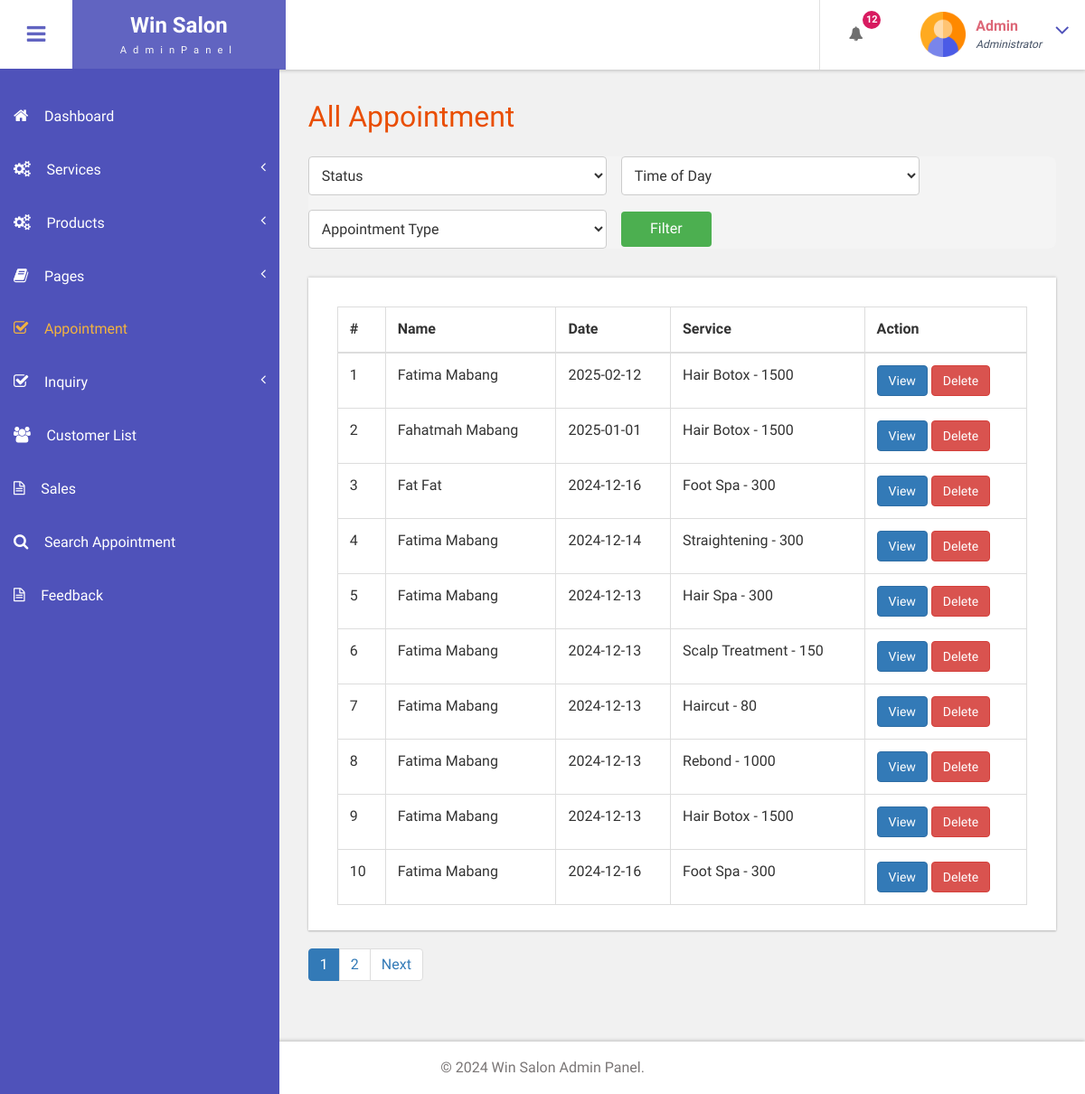
Before: /bfs/admin/all-appointment.php (signed in) with the older database file.
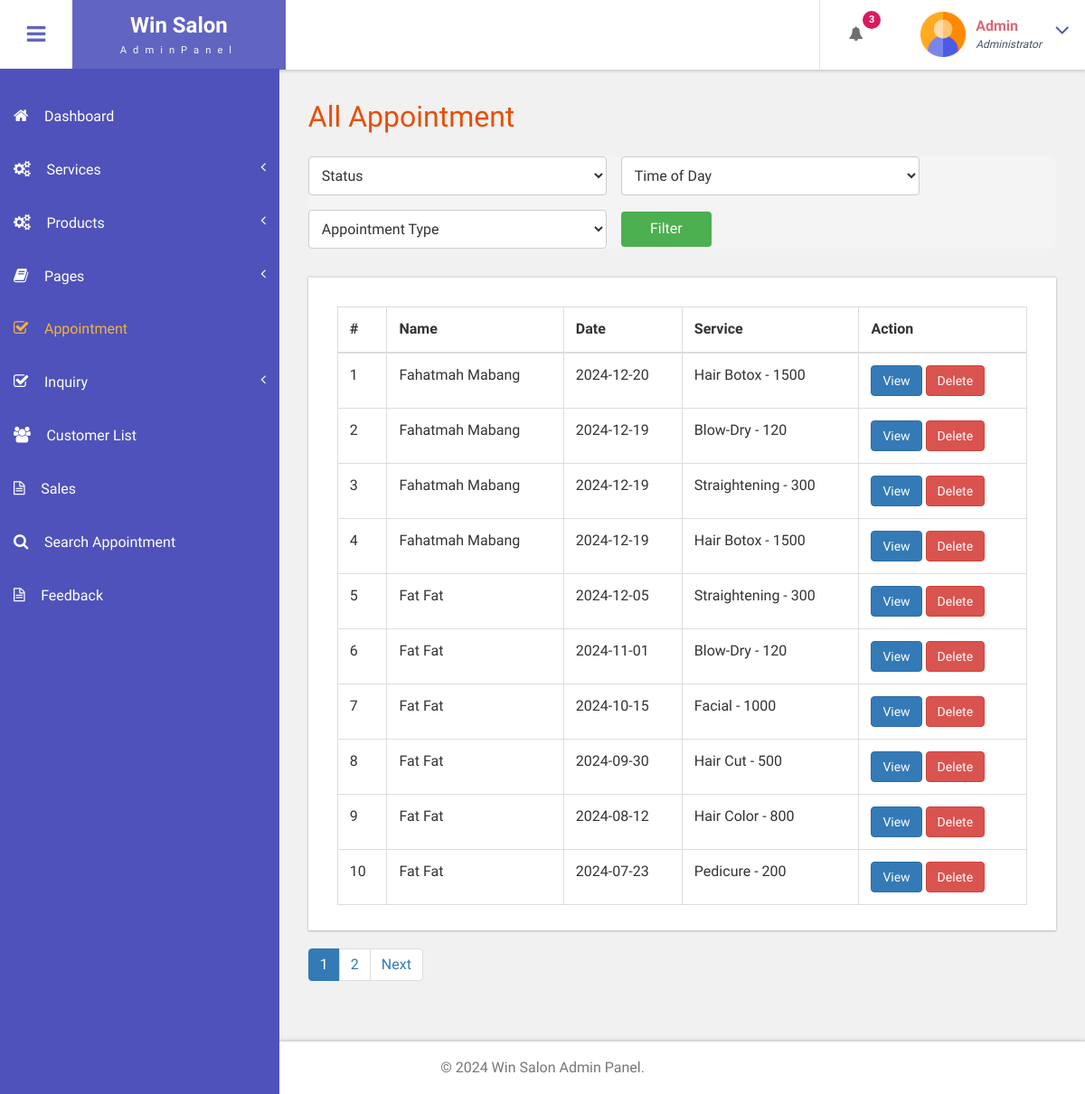
After: the same page with the newer database file.
### tables this page shows
CREATE TABLE `tblbook` (
  `ID` int(10) NOT NULL,
  `UserID` int(10) DEFAULT NULL,
  `AptNumber` int(10) DEFAULT NULL,
  `AptDate` date DEFAULT NULL,
  `AptTime` time DEFAULT NULL,
  `Service` varchar(255) NOT NULL,
  `Message` mediumtext DEFAULT NULL,
  `BookingDate` timestamp NULL DEFAULT current_timestamp(),
  `Remark` varchar(250) DEFAULT NULL,
  `Status` varchar(250) DEFAULT NULL,
  `RemarkDate` timestamp NULL DEFAULT NULL ON UPDATE current_timestamp(),
  `Service_Total_Price` decimal(10,2) DEFAULT 0.00,
  `deleted_at` datetime DEFAULT NULL
);

CREATE TABLE `tbluser` (
  `ID` int(10) NOT NULL,
  `FirstName` varchar(120) DEFAULT NULL,
  `LastName` varchar(250) DEFAULT NULL,
  `MobileNumber` bigint(10) DEFAULT NULL,
  `Email` varchar(120) DEFAULT NULL,
  `Password` varchar(120) DEFAULT NULL,
  `account_activation_hash` varchar(64) DEFAULT NULL,
  `RegDate` timestamp NULL DEFAULT current_timestamp(),
  `LastLogin` timestamp NOT NULL DEFAULT current_timestamp() ON UPDATE current_timestamp()
);

### bfs/admin/all-appointment.php (the view, shortened to what the changed rows need)
<?php
include('includes/dbconnection.php');
if (strlen($_SESSION['bpmsaid']==0)) {
  header('location:logout.php');
  } else{
    $limit = 10;
    $page = isset($_GET['page']) ? (int)$_GET['page'] : 1;
    $offset = ($page - 1) * $limit;
    $filters = [];
    $filter_sql = count($filters) > 0 ? 'WHERE ' . implode(' AND ', $filters) : '';
    $count_query = "SELECT COUNT(*) AS total FROM tblbook
                    JOIN tbluser ON tbluser.ID = tblbook.UserID
                    $filter_sql AND (tblbook.deleted_at IS NULL OR tblbook.deleted_at < NOW() - INTERVAL 30 DAY)";
    $result = mysqli_query($con, $count_query);
    $row = mysqli_fetch_assoc($result);
    $total_records = $row['total'];
    $total_pages = ceil($total_records / $limit);
  ?>
<!DOCTYPE HTML>
<html>
<head>
<link href="css/bootstrap.css" rel='stylesheet' type='text/css' />
<link href="css/style.css" rel='stylesheet' type='text/css' />
<link href="css/font-awesome.css" rel="stylesheet">
<link href="css/animate.css" rel="stylesheet" type="text/css" media="all">
<link href="css/custom.css" rel="stylesheet">
</head>
<body class="cbp-spmenu-push">
	<div class="main-content">
		 <?php include_once('includes/sidebar.php');?>
		 <?php include_once('includes/header.php');?>
		<div id="page-wrapper">
			<div class="main-page">
				<div class="tables">
					<h3 class="title1">All Appointment</h3>
					<form method="get" action="" class="filter-form">
                        <select name="status" class="filter-select">
                            <option value="">Status</option>
                        </select>
                        <select name="time_of_day" class="filter-select">
                            <option value="">Time of Day</option>
                        </select>
                        <select name="appointment_type" class="filter-select">
                            <option value="">Appointment Type</option>
                        </select>
                        <button type="submit" class="filter-button">Filter</button>
                    </form>
					<div class="table-responsive bs-example widget-shadow">
						<table class="table table-bordered">
							<thead>
								<tr>
									<th>#</th>
									<th>Name</th>
									<th>Date</th>
                                    <th>Service</th>
									<th>Action</th>
								</tr>
							</thead>
							<tbody>
    <?php
    $query = "SELECT tbluser.FirstName, tbluser.LastName, tbluser.MobileNumber, tblbook.ID AS bid, tblbook.AptNumber,
              tblbook.AptDate, tblbook.AptTime, tblbook.Status, tblbook.Service
              FROM tblbook
              JOIN tbluser ON tbluser.ID = tblbook.UserID
              $filter_sql
              AND (tblbook.deleted_at IS NULL OR tblbook.deleted_at < NOW() - INTERVAL 30 DAY)
              ORDER BY tblbook.BookingDate DESC
              LIMIT $limit OFFSET $offset";
    $ret = mysqli_query($con, $query);
    $cnt = $offset + 1;
    if (mysqli_num_rows($ret) > 0) {
        while ($row = mysqli_fetch_array($ret)) {
    ?>
            <tr>
                <td scope="row"><?php echo $cnt; ?></td>
                <td><?php echo $row['FirstName']; ?> <?php echo $row['LastName']; ?></td>
                <td><?php echo $row['AptDate']; ?></td>
                <td><?php echo $row['Service']; ?></td>
                <td>
                    <a href="view-appointment.php?viewid=<?php echo $row['bid']; ?>" class="btn btn-primary">View</a>
                    <a href="all-appointment.php?delid=<?php echo $row['bid']; ?>" class="btn btn-danger" onClick="return confirm('Are you sure you want to delete?')">Delete</a>
                </td>
            </tr>
    <?php
            $cnt++;
        }
    } else {
        echo "<tr><td colspan='8' style='text-align:center;'>No appointments found for the selected filters.</td></tr>";
    }
    ?>
</tbody>
					</table>
					</div>
                <nav>
                    <ul class="pagination">
                        <?php for ($i = 1; $i <= $total_pages; $i++) { ?>
                            <li class="<?php if ($i == $page) echo 'active'; ?>">
                                <a href="all-appointment.php?page=<?php echo $i; ?>"><?php echo $i; ?></a>
                            </li>
                        <?php } ?>
                        <?php if ($page < $total_pages) { ?>
                            <li><a href="all-appointment.php?page=<?php echo $page + 1; ?>">Next</a></li>
                        <?php } ?>
                    </ul>
                </nav>
				</div>
			</div>
		</div>
		 <?php include_once('includes/footer.php');?>
	</div>
</body>
</html>
<?php }  ?>

### bfs/admin/includes/header.php (shortened to what the changed rows need)
<div class="sticky-header header-section ">
      <div class="header-left">
        <button id="showLeftPush"><i class="fa fa-bars"></i></button>
        <div class="logo">
          <a href="index.html">
            <h1>Win Salon</h1>
            <span>AdminPanel</span>
          </a>
        </div>
      </div>
      <div class="header-right">
        <div class="profile_details_left">
          <ul class="nofitications-dropdown">
            <?php
            $ret1 = mysqli_query($con, "SELECT tbluser.FirstName, tbluser.LastName, tblbook.ID as bid, tblbook.AptNumber
                            FROM tblbook
                            JOIN tbluser ON tbluser.ID = tblbook.UserID
                            WHERE tblbook.Status IS NULL
                            ORDER BY tblbook.ID DESC");
            $num = mysqli_num_rows($ret1);
            ?>
            <li class="dropdown head-dpdn">
              <a href="#" class="dropdown-toggle" data-toggle="dropdown" aria-expanded="false"><i class="fa fa-bell"></i><span class="badge blue"><?php echo $num;?></span></a>
            </li>
          </ul>
          <div class="clearfix"> </div>
        </div>
        <div class="profile_details">
        <?php
$adid=$_SESSION['bpmsaid'];
$ret=mysqli_query($con,"select AdminName from tbladmin where ID='$adid'");
$row=mysqli_fetch_array($ret);
$name=$row['AdminName'];
?>
          <ul>
            <li class="dropdown profile_details_drop">
              <a href="#" class="dropdown-toggle" data-toggle="dropdown" aria-expanded="false">
                <div class="profile_img">
                  <span class="prfil-img"><img src="images/admin.png" alt="" width="50" height="50"> </span>
                  <div class="user-name">
                    <p><?php echo $name; ?></p>
                    <span>Administrator</span>
                  </div>
                  <i class="fa fa-angle-down lnr"></i>
                  <div class="clearfix"></div>
                </div>
              </a>
            </li>
          </ul>
        </div>
      </div>
      <div class="clearfix"> </div>
    </div>

Changed rows visible on the page:
removed tblbook: UserID.FirstName "Fatima", UserID.LastName "Mabang", AptDate "2025-02-12", Service "Hair Botox - 1500"
removed tblbook: UserID.FirstName "Fahatmah", UserID.LastName "Mabang", AptDate "2025-01-01", Service "Hair Botox - 1500"
removed tblbook: UserID.FirstName "Fat", UserID.LastName "Fat", AptDate "2024-12-16", Service "Foot Spa - 300"
removed tblbook: UserID.FirstName "Fatima", UserID.LastName "Mabang", AptDate "2024-12-14", Service "Straightening - 300"
removed tblbook: UserID.FirstName "Fatima", UserID.LastName "Mabang", AptDate "2024-12-13", Service "Hair Spa - 300"
removed tblbook: UserID.FirstName "Fatima", UserID.LastName "Mabang", AptDate "2024-12-13", Service "Scalp Treatment - 150"
removed tblbook: UserID.FirstName "Fatima", UserID.LastName "Mabang", AptDate "2024-12-13", Service "Haircut - 80"
removed tblbook: UserID.FirstName "Fatima", UserID.LastName "Mabang", AptDate "2024-12-13", Service "Rebond - 1000"
removed tblbook: UserID.FirstName "Fatima", UserID.LastName "Mabang", AptDate "2024-12-13", Service "Hair Botox - 1500"
removed tblbook: UserID.FirstName "Fatima", UserID.LastName "Mabang", AptDate "2024-12-16", Service "Foot Spa - 300"
now on this page (row edited): tblbook: UserID.FirstName "Fahatmah", UserID.LastName "Mabang", AptDate "2024-12-20", Service "Hair Botox - 1500"
added tblbook: UserID.FirstName "Fahatmah", UserID.LastName "Mabang", AptDate "2024-12-19", Service "Blow-Dry - 120"
added tblbook: UserID.FirstName "Fahatmah", UserID.LastName "Mabang", AptDate "2024-12-19", Service "Straightening - 300"
added tblbook: UserID.FirstName "Fahatmah", UserID.LastName "Mabang", AptDate "2024-12-19", Service "Hair Botox - 1500"
now on this page (row edited): tblbook: UserID.FirstName "Fat", UserID.LastName "Fat", AptDate "2024-12-05", Service "Straightening - 300"
now on this page (row edited): tblbook: UserID.FirstName "Fat", UserID.LastName "Fat", AptDate "2024-11-01", Service "Blow-Dry - 120"
now on this page (row edited): tblbook: UserID.FirstName "Fat", UserID.LastName "Fat", AptDate "2024-10-15", Service "Facial - 1000"
now on this page (row edited): tblbook: UserID.FirstName "Fat", UserID.LastName "Fat", AptDate "2024-09-30", Service "Hair Cut - 500"
now on this page (row edited): tblbook: UserID.FirstName "Fat", UserID.LastName "Fat", AptDate "2024-08-12", Service "Hair Color - 800"
added tblbook: UserID.FirstName "Fat", UserID.LastName "Fat", AptDate "2024-07-23", Service "Pedicure - 200"
Other visible differences:
$num: "12" → "3"
